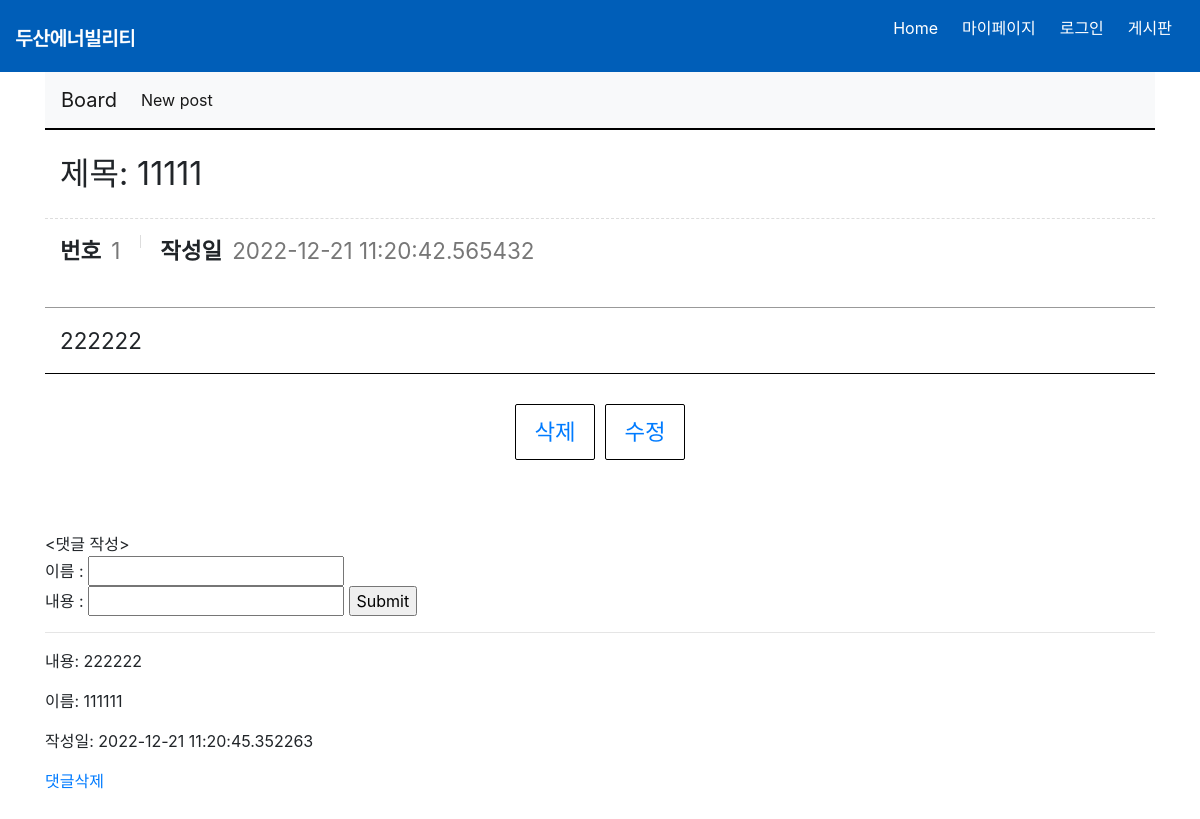
/posts/1, run on the app's committed database.
### website/models.py (models this page shows, shortened)
class Post(db.Model):
    __tablename__ = "posts"
    id = db.Column(db.Integer, primary_key=True)
    title = db.Column(db.String, nullable=False)
    content = db.Column(db.String, nullable=False)
    created_at = db.Column(db.DateTime)
    comments = db.relationship('Comment',backref='post')

class Comment(db.Model):
    __tablename__ ='comments'
    id = db.Column(db.Integer, primary_key=True)
    content = db.Column(db.String)
    post_id = db.Column(db.Integer, db.ForeignKey('posts.id'))
    created_at = db.Column(db.DateTime)
    creator = db.Column(db.String)

### website/board_views.py (the view)
@board_views.route('/posts/<int:id>')
def read(id):
    post = Post.query.get(id)
    return render_template('board_read.html',post=post)

### website/templates/board_read.html (shortened to what this page needs)
{% extends 'base2.html' %}
{% block body_block %}
    <div class="board_view_wrap">
        <div class="board_view">
            <div class="title">
                제목: {{post.title}}
            </div>
            <div class="info">
                <dl>
                    <dt>번호</dt>
                    <dd>{{post.id}}</dd>
                </dl>
                <dl>
                    <dt>작성일</dt>
                    <dd>{{post.created_at}}</dd>
                </dl>
            </div>
            <div class="cont">
                {{post.content}}
            </div>
        </div>
        <div class="bt_wrap">
            <a href="/posts/{{post.id}}/delete">삭제</a>
            <a href="/posts/{{post.id}}/edit">수정</a>
        </div>
    </div>
    <br>
    <br>
    <form action="/posts/{{post.id}}/comments" method='POST'>
    </br><댓글 작성></br>
        이름 : <input type="text" name="creator" /></br>
        내용 : <input type="text" name="content"/>
        <input type='submit'/>
    </form>
    {% for comment in post.comments %}
    <hr>
        <p>내용: {{comment.content}} </p>
        <p>이름: {{comment.creator}}</p>
        <p>작성일: {{comment.created_at}}</p>
        <a href="/comment/{{comment.id}}/delete">댓글삭제</a>
        <br>
    {% endfor %}
{% endblock %}

### website/static/css/style.css (style rules this page uses)
:root { --text-color:#ffffff; --background-color:#005eb8; --accent-color:rgb(255, 0, 0); }
body { margin:0; font-family: 'Noto Sans KR', sans-serif; }
a { text-decoration: none; color:white; }
.board_view { font-size: 10px; width:100%; border-top:2px solid #000; }
.board_view .title { padding: 20px 15px; border-bottom : 1px dashed #ddd; font-size :2rem; }
.board_view .info { padding:15px; border-bottom:1px solid #999; font-size: 0; }
.board_view .info dl { position: relative; display:inline-block; padding: 0 20px; }
.board_view .info dl:first-child { padding-left: 0; }
.board_view .info dl::before { content:""; position: absolute; top:1px; left:0; display:block; width : 1px; height:13px; background: #ddd; }
.board_view .info dl:first-child::before { display :none; }
.board_view .info dl dt, .board_view .info dl dd { display: inline-block; font-size: 1.4rem; }
.board_view .info dl dd { margin-left:10px; color:#777; }
.board_view .cont { padding:15px; border-bottom: 1px solid #000; line-height: 160%; font-size : 1.4rem; }
.bt_wrap { margin-top:30px; text-align: center; font-size: 0; }
.bt_wrap a { text-decoration: none; display: inline-block; min-width: 80px; margin-left:10px; padding: 10px; border:1px solid #000; border-radius:2px; font-size: 1.4rem; }
.bt_wrap a:first-child { margin-left:0; }

### data on the page
Post: title "11111", id "1", created_at "2022-12-21 11:20:42.565432", content "222222"
Comment: content "222222", creator "111111", created_at "2022-12-21 11:20:45.352263"
